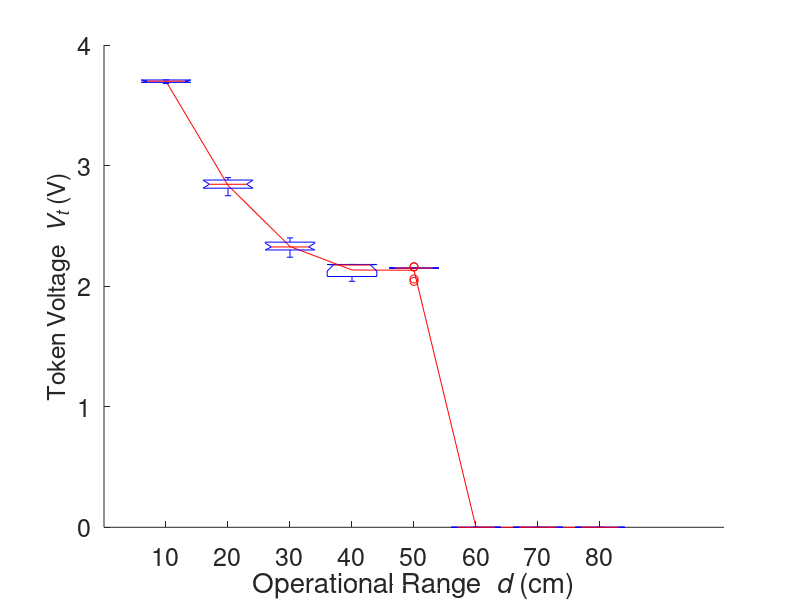
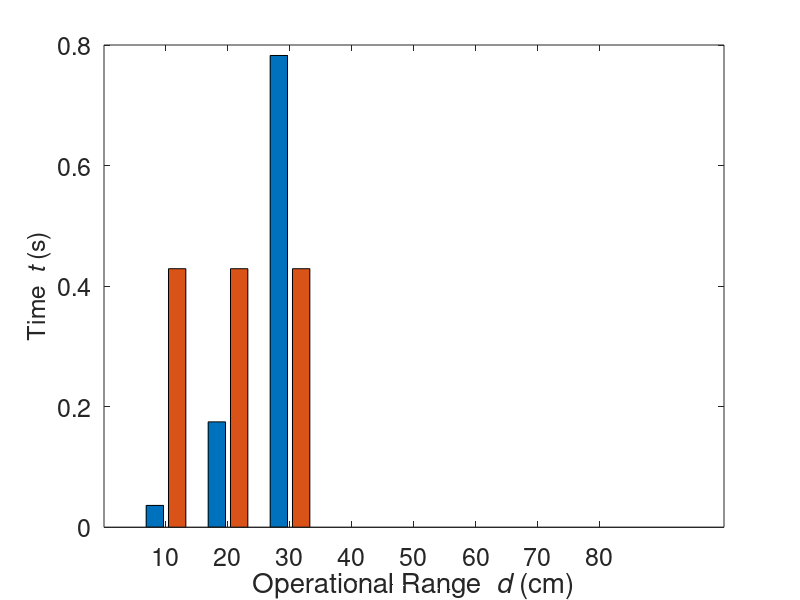
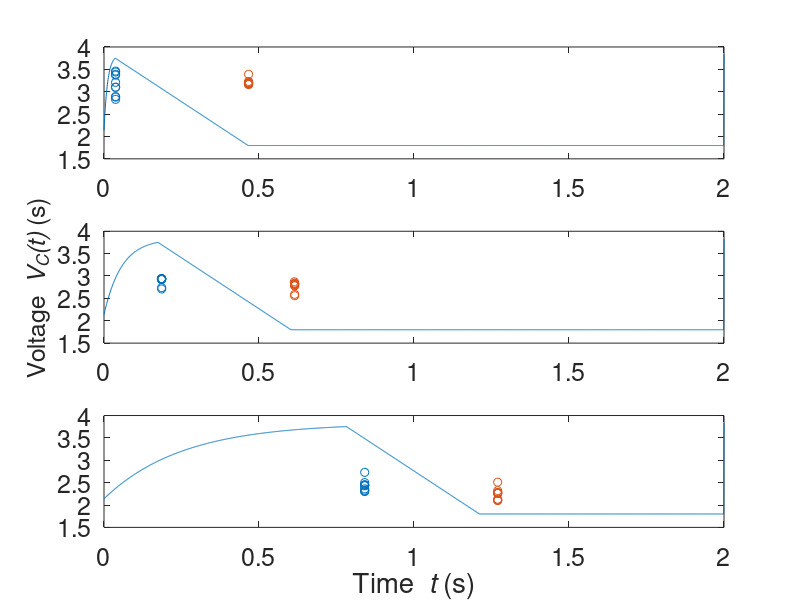

These figures' MATLAB source, in order:
clear;
close all;
clc;
x = 1:8;
x2 = 1:0.1:8;
d10 = [3.69 3.71 3.71 3.68 3.69 3.71 3.69 3.69 3.71 3.71]';
d20 = [2.82 2.75 2.90 2.84 2.89 2.89 2.85 2.85 2.76 2.81]';
d30 = [2.24 2.35 2.37 2.30 2.30 2.30 2.40 2.30 2.38 2.35]';
d40 = [2.18 2.18 2.17 2.18 2.04 2.07 2.18 2.08 2.08 2.18]';
d50 = [2.04 2.15 2.15 2.06 2.15 2.15 2.16 2.15 2.15 2.16]';
d60 = [0.00 0.00 0.00 0.00 0.00 0.00 0.00 0.00 0.00 0.00]';
d70 = [0.00 0.00 0.00 0.00 0.00 0.00 0.00 0.00 0.00 0.00]';
d80 = [0.00 0.00 0.00 0.00 0.00 0.00 0.00 0.00 0.00 0.00]';
mean80 = [mean(d10),mean(d20),mean(d30),mean(d40),mean(d50),mean(d60),mean(d70),mean(d80)];

figure('Renderer', 'painters', 'Position', [10 1200 1000 300]);
hold on;
plot(mean80,'r');
boxplot([d10,d20,d30,d40,d50,d60,d70,d80],'Notch','on','Labels',{'10','20','30 ','40 ','50 ','60 ','70 ','80 ',},'Whisker',1);
set(findall(gcf,'-property','FontSize'),'FontSize',18);
xlabel('Operational Range {\it d} (cm)','FontSize',20);
ylabel('Token Voltage {\it V_t} (V)');

print(gcf, 'TeTo30ms.pdf', '-dpdf', '-bestfit')


%% V_t to Tsleep and Tactive
C = 52.7e-6; %capacitance
Vf = 3.83; %final volatage
Vi = 2.14; %initial voltage
Vbo = 1.8; %brounout voltage
t = 30e-3; %test touch time
I2 = 240e-6; % active current

zeta_d = t./(C*log((Vf-Vi)./(Vf-mean80)));
Ff = C*log((Vf-Vi)/(Vf-0.98*Vf));%factor final
t_fc = zeta_d .* Ff;
t_fc(t_fc <0 ) = 0; %zero out negative value

t_bo = zeros(1,length(t_fc));
t_bo(t_fc ~= 0) = (0.98*Vf-Vbo)*C/I2;

t = [t_fc;t_bo]';
figure('Renderer', 'painters', 'Position', [10 1200 1000 300]);
bar(t);
set(gca,'xticklabel',{'10','20','30','40','50','60','70','80',});
set(findall(gcf,'-property','FontSize'),'FontSize',18);
xlabel('Operational Range {\it d} (cm)','FontSize',20);
ylabel('Time {\it t} (s)');
print(gcf, 'TeToTslTac.pdf', '-dpdf', '-bestfit')

hold off;
figure();
Tfc10 = [37.4	37.4	37.4	37.4	37.4	37.4	37.4	37.4	37.4	37.4]/1000;
Vfc10 = [2.83	2.89	2.88	3.37	3.39	3.10	3.44	3.10	3.46	3.21];
Tbo10 = [466.4	466.4	466.4	466.4	466.4	466.4	466.4	466.4	466.4	466.4]/1000;
Vbo10 = [3.23	3.39	3.18	3.16	3.19	3.17	3.2	3.2	3.18	3.2];

Tfc20 = [185	186	186	186	186	186	186	186	186	186]/1000;
Vfc20 = [2.93	2.94	2.93	2.94	2.74	2.71	2.93	2.94	2.93	2.92];
Tbo20 = [614	615	615	615	615	615	615	615	615	615]/1000;
Vbo20 = [2.87	2.78	2.84	2.82	2.59	2.56	2.81	2.83	2.81	2.79];

Tfc30 = [841	841	841	841	841	841	841	841	841	841]/1000;
Vfc30 = [2.36	2.33	2.31	2.3	2.5	2.45	2.43	2.45	2.44	2.73];
Tbo30 = [1270	1270	1270	1270	1270	1270	1270	1270	1270	1270]/1000;
Vbo30 = [2.13	2.1	2.11	2.11	2.32	2.26	2.28	2.26	2.28	2.51];

for pidx = 1:3
    subplot(3,1,pidx);
    t = 0:1e-3:2;
    t_fc(pidx); %time to fully charged
    if (zeta_d(pidx) > 0)
        Vct = Vi+(Vf-Vi)*(1-exp(-t/(zeta_d(pidx)*C)));
    else
        Vct = zeros(1,2001);
    end
    %================================
    %Q=VC, dV = dQ/C = dt*I2/C
    
    if(t_fc(pidx) == 0)
        break;
    end
    for tidx = 1:2000
        if t(tidx) >= t_fc(pidx) + t_bo(pidx)
            Vct(tidx) = Vct(tidx-1);
            continue;
        end
        if(t(tidx) >= t_fc(pidx))
            Vct(tidx) = Vct(tidx-1) - (1e-3 * I2 / C);
        end
    end
    
    h = plot(t,Vct);
    xlim = ([0 2]);
    ylim = ([0 4]);
    set(findall(gcf,'-property','FontSize'),'FontSize',18);
    if(pidx == 3)
        xlabel('Time {\it t} (s)','FontSize',20);
    end
    if(pidx == 2)
        ylabel('Voltage {\it V_C(t)} (s)');
    end
    hold on;
    if(pidx == 1)
        scatter(Tfc10,Vfc10,'bo');
        scatter(Tbo10,Vbo10,'rx');
    end
    if(pidx == 2)
        scatter(Tfc20,Vfc20,'bo');
        scatter(Tbo20,Vbo20,'rx');
    end
    if(pidx == 3)
        scatter(Tfc30,Vfc30,'bo');
        scatter(Tbo30,Vbo30,'rx');
    end


end